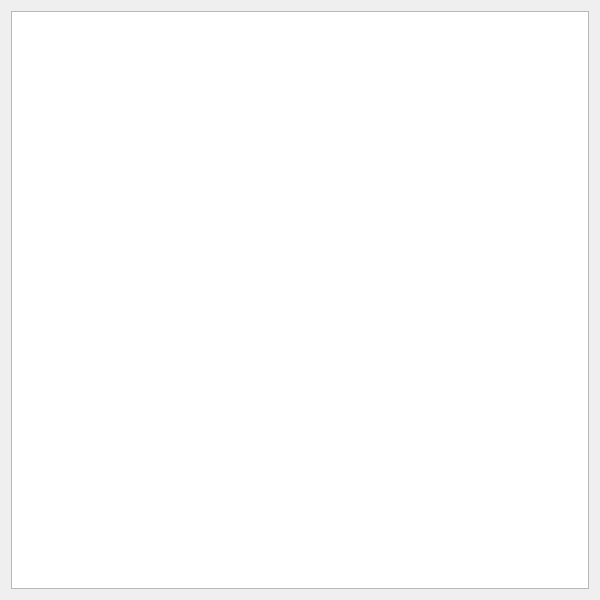
<?xml version="1.0" encoding="UTF-8"?>
<ui version="4.0">
 <class>IndexViewer</class>
 <widget class="QDialog" name="IndexViewer">
  <property name="windowModality">
   <enum>Qt::WindowModal</enum>
  </property>
  <property name="geometry">
   <rect>
    <x>0</x>
    <y>0</y>
    <width>600</width>
    <height>600</height>
   </rect>
  </property>
  <property name="windowTitle">
   <string>Table of Contents</string>
  </property>
  <layout class="QVBoxLayout" name="verticalLayout">
   <item>
    <widget class="QTreeView" name="treeView">
     <property name="contextMenuPolicy">
      <enum>Qt::ActionsContextMenu</enum>
     </property>
     <property name="editTriggers">
      <set>QAbstractItemView::NoEditTriggers</set>
     </property>
    </widget>
   </item>
  </layout>
  <action name="action_Rename">
   <property name="text">
    <string>&amp;Rename</string>
   </property>
  </action>
  <action name="action_Delete">
   <property name="text">
    <string>&amp;Delete</string>
   </property>
  </action>
 </widget>
 <resources/>
 <connections/>
</ui>
